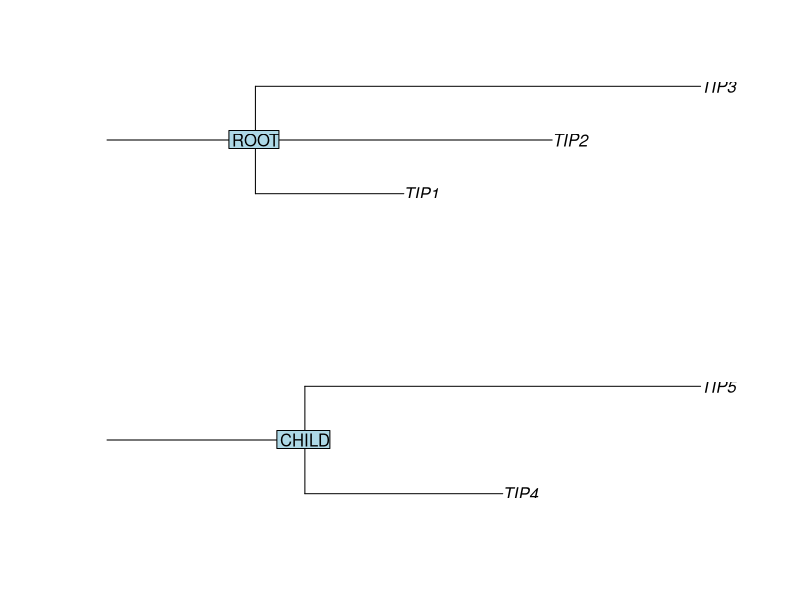

Here is the R script that generated this plot:
require(ape)
tree.top <- (read.tree(text = "(TIP1:1,TIP2:2,TIP3:3):1;"))
tree.top$node.label <- "ROOT"
par(mfrow=c(2,1))
plot(tree.top,cex=1,srt=0,direction="r",root.edge=TRUE)
nodelabels(tree.top$node.label,frame="r",cex=1)

tree.child <- (read.tree(text = "(TIP4:1,TIP5:2):1;"))
tree.child$node.label <- "CHILD"
plot(tree.child,cex=1,srt=0,direction="r",root.edge=TRUE)
nodelabels(tree.child$node.label,frame="r",cex=1)
